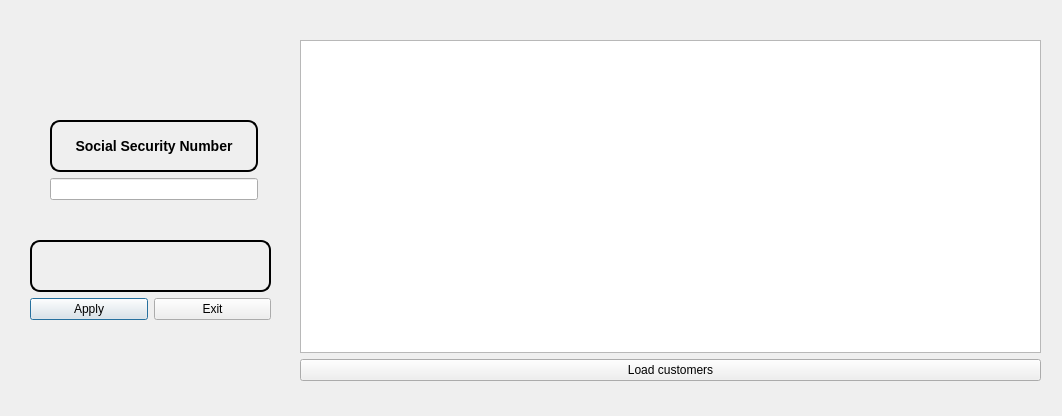
<?xml version="1.0" encoding="UTF-8"?>
<ui version="4.0">
 <class>customerremove</class>
 <widget class="QDialog" name="customerremove">
  <property name="geometry">
   <rect>
    <x>0</x>
    <y>0</y>
    <width>1062</width>
    <height>416</height>
   </rect>
  </property>
  <property name="windowTitle">
   <string>Dialog</string>
  </property>
  <widget class="QWidget" name="verticalLayoutWidget">
   <property name="geometry">
    <rect>
     <x>50</x>
     <y>120</y>
     <width>208</width>
     <height>80</height>
    </rect>
   </property>
   <layout class="QVBoxLayout" name="verticalLayout">
    <item>
     <widget class="QLabel" name="label">
      <property name="styleSheet">
       <string notr="true">border-style: outset;
    border-width: 2px;
    border-radius: 10px;
    border-color: black;
    font: bold 14px;
    min-width: 10em;
    padding: 6px;</string>
      </property>
      <property name="text">
       <string>Social Security Number</string>
      </property>
      <property name="alignment">
       <set>Qt::AlignCenter</set>
      </property>
     </widget>
    </item>
    <item>
     <widget class="QLineEdit" name="ssnrtxt"/>
    </item>
   </layout>
  </widget>
  <widget class="QWidget" name="verticalLayoutWidget_2">
   <property name="geometry">
    <rect>
     <x>30</x>
     <y>240</y>
     <width>241</width>
     <height>80</height>
    </rect>
   </property>
   <layout class="QVBoxLayout" name="verticalLayout_2">
    <item>
     <widget class="QLabel" name="message">
      <property name="styleSheet">
       <string notr="true">border-style: outset;
    border-width: 2px;
    border-radius: 10px;
    border-color: black;
    font: bold 14px;
    min-width: 10em;
    padding: 6px;</string>
      </property>
      <property name="text">
       <string/>
      </property>
      <property name="alignment">
       <set>Qt::AlignCenter</set>
      </property>
     </widget>
    </item>
    <item>
     <layout class="QHBoxLayout" name="horizontalLayout">
      <item>
       <widget class="QPushButton" name="applybutton">
        <property name="text">
         <string>Apply</string>
        </property>
       </widget>
      </item>
      <item>
       <widget class="QPushButton" name="exitbutton">
        <property name="text">
         <string>Exit</string>
        </property>
       </widget>
      </item>
     </layout>
    </item>
   </layout>
  </widget>
  <widget class="QWidget" name="verticalLayoutWidget_3">
   <property name="geometry">
    <rect>
     <x>300</x>
     <y>40</y>
     <width>741</width>
     <height>341</height>
    </rect>
   </property>
   <layout class="QVBoxLayout" name="verticalLayout_3">
    <item>
     <widget class="QTableView" name="tableView"/>
    </item>
    <item>
     <widget class="QPushButton" name="loadbutton">
      <property name="text">
       <string>Load customers</string>
      </property>
     </widget>
    </item>
   </layout>
  </widget>
 </widget>
 <resources/>
 <connections/>
</ui>
